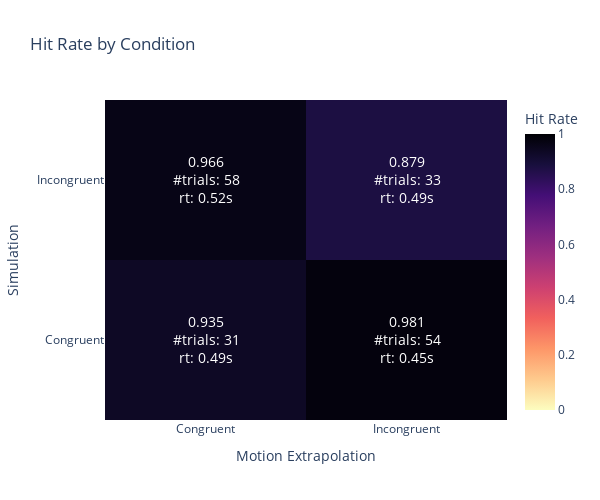

Notebook code cell kept with this figure:
### Code cell
# for this_name in all_sub_names:
    # wie = get_data(subject=f"sub-{this_name}", task="ball_hue")
wie = allen


# Get hit rates for each condition
simc_xpolc = get_hit_rate(df=wie, sim_con=True, expol_con=True, return_df=True)["accuracy"]
simc_xpoli = get_hit_rate(df=wie, sim_con=True, expol_con=False, return_df=True)["accuracy"]
simi_xpolc = get_hit_rate(df=wie, sim_con=False, expol_con=True, return_df=True)["accuracy"]
simi_xpoli = get_hit_rate(df=wie, sim_con=False, expol_con=False, return_df=True)["accuracy"]
# simc_xpolc = get_precision(df=wie, sim_con=True, expol_con=True, return_df=True)["accuracy"] # WHy doesn't this work?
# simc_xpoli = get_precision(df=wie, sim_con=True, expol_con=False, return_df=True)["accuracy"]
# simi_xpolc = get_precision(df=wie, sim_con=False, expol_con=True, return_df=True)["accuracy"]
# simi_xpoli = get_precision(df=wie, sim_con=False, expol_con=False, return_df=True)["accuracy"]

cc_rt = get_rt(df=wie, sim_con=True, expol_con=True, return_df=False)
ci_rt = get_rt(df=wie, sim_con=True, expol_con=False, return_df=False)
ic_rt = get_rt(df=wie, sim_con=False, expol_con=True, return_df=False)
ii_rt = get_rt(df=wie, sim_con=False, expol_con=False, return_df=False)

print(f"Subject missed {get_false_negatives(wie)} trials")
# print(f"simc_xpolc: {simc_xpolc.mean()}, simc_xpoli: {simc_xpoli.mean()}, simi_xpolc: {simi_xpolc.mean()}, simi_xpoli: {simi_xpoli.mean()}")

# Create data for the 2x2 heatmap
z_values = [[simc_xpolc.mean(), simc_xpoli.mean()], 
            [simi_xpolc.mean(), simi_xpoli.mean()]]

# Create a figure with subplot for heatmap
fig = go.Figure()

# Add heatmap
fig.add_trace(go.Heatmap(
    z=z_values,
    x=['Congruent', 'Incongruent'],
    y=['Congruent', 'Incongruent'],
    text=[[f"{simc_xpolc.mean():.3f}<br>#trials: {len(simc_xpolc)}<br>rt: {cc_rt:.2f}s", f"{simc_xpoli.mean():.3f}<br>#trials: {len(simc_xpoli)}<br>rt: {ci_rt:.2f}s"], 
        [f"{simi_xpolc.mean():.3f}<br>#trials: {len(simi_xpolc)}<br>rt: {ic_rt:.2f}s", f"{simi_xpoli.mean():.3f}<br>#trials: {len(simi_xpoli)}<br>rt: {ii_rt:.2f}s"]],
    texttemplate="%{text}",
    textfont={"size":14},
    colorscale="magma_r",
    showscale=True,
    colorbar=dict(title="Hit Rate"),
    zmin=0,  # Set minimum value for the color scale
    zmax=1   # Set maximum value for the color scale
))

# Update layout
fig.update_layout(
    title=f"Hit Rate by Condition",
    xaxis=dict(title="Motion Extrapolation", side="bottom"),
    yaxis=dict(title="Simulation"),
    width=600,
    height=500
)

# Show the figure
fig.show()

### Figure 1 — Plotly figure (JSON) as saved in the notebook; plotly's stock layout.template omitted (floating-point values rounded to 4 significant figures)
{"data": [{"colorbar": {"title": {"text": "Hit Rate"}}, "colorscale": [[0, "#fcfdbf"], [0.1111, "#feca8d"], [0.2222, "#fd9668"], [0.3333, "#f1605d"], [0.4444, "#cd4071"], [0.5556, "#9e2f7f"], [0.6667, "#721f81"], [0.7778, "#440f76"], [0.8889, "#180f3d"], [1, "#000004"]], "showscale": true, "text": [["0.935<br>#trials: 31<br>rt: 0.49s", "0.981<br>#trials: 54<br>rt: 0.45s"], ["0.966<br>#trials: 58<br>rt: 0.52s", "0.879<br>#trials: 33<br>rt: 0.49s"]], "textfont": {"size": 14}, "texttemplate": "%{text}", "type": "heatmap", "x": ["Congruent", "Incongruent"], "y": ["Congruent", "Incongruent"], "z": [[0.9355, 0.9815], [0.9655, 0.8788]], "zmax": 1, "zmin": 0}], "layout": {"height": 500, "title": {"text": "Hit Rate by Condition"}, "width": 600, "xaxis": {"side": "bottom", "title": {"text": "Motion Extrapolation"}}, "yaxis": {"title": {"text": "Simulation"}}}}
